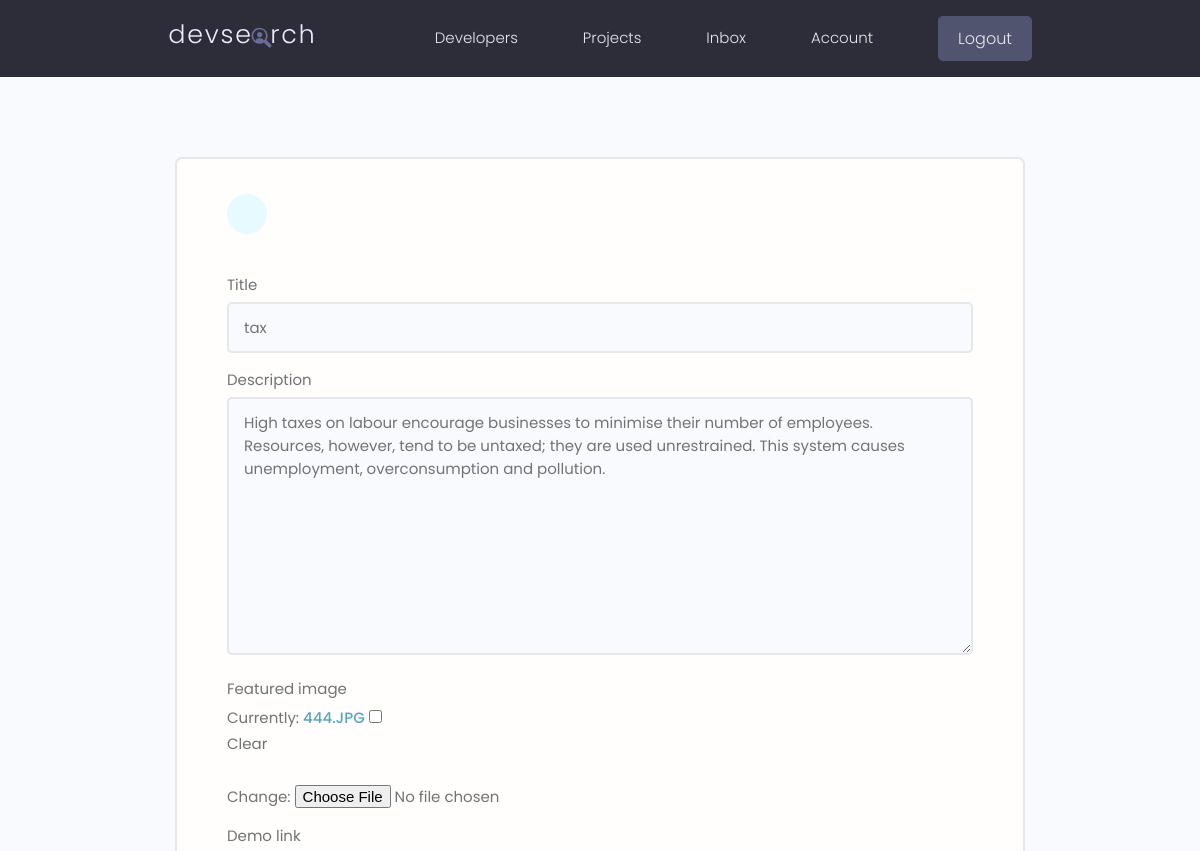
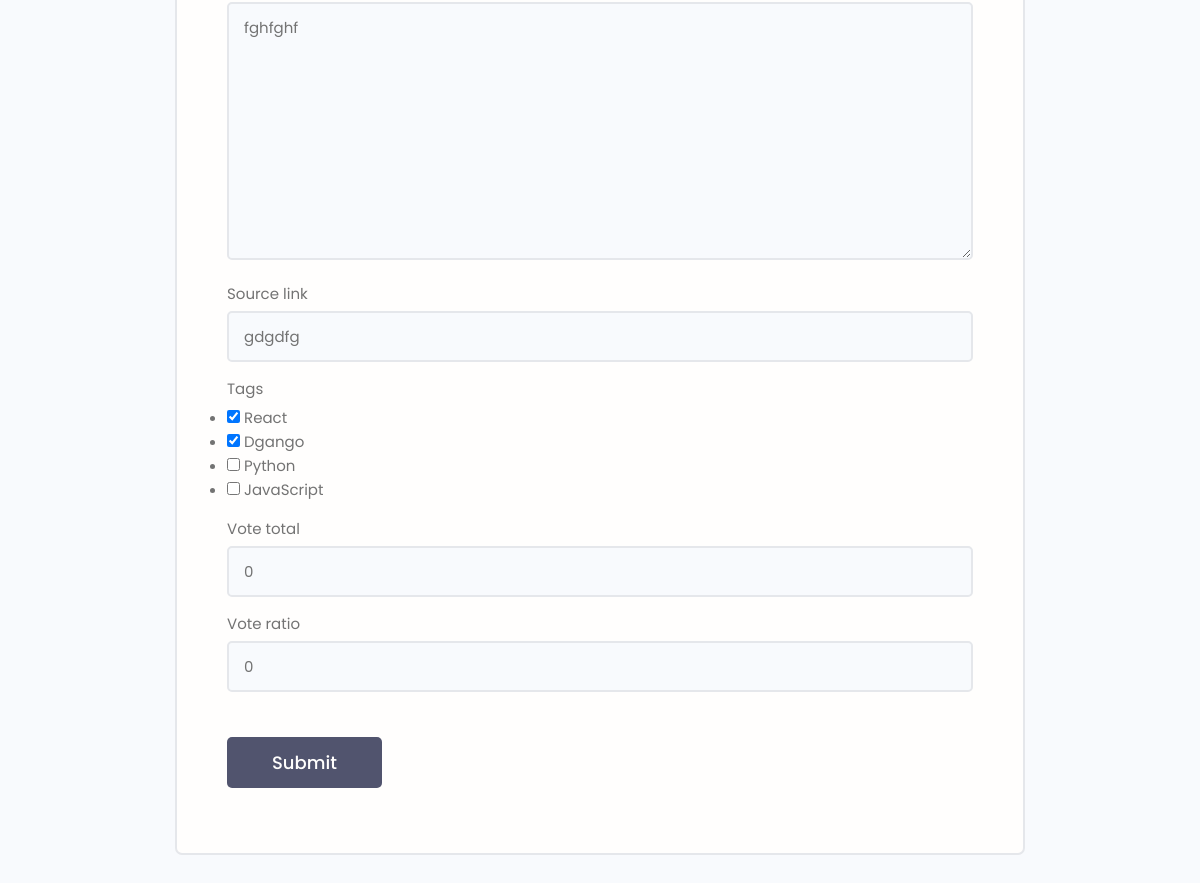
Page /project/update-project/840b2105-8281-4675-8df5-1ac74750c4a7/ (signed in) on the earlier database version (2 pictures, top to bottom).
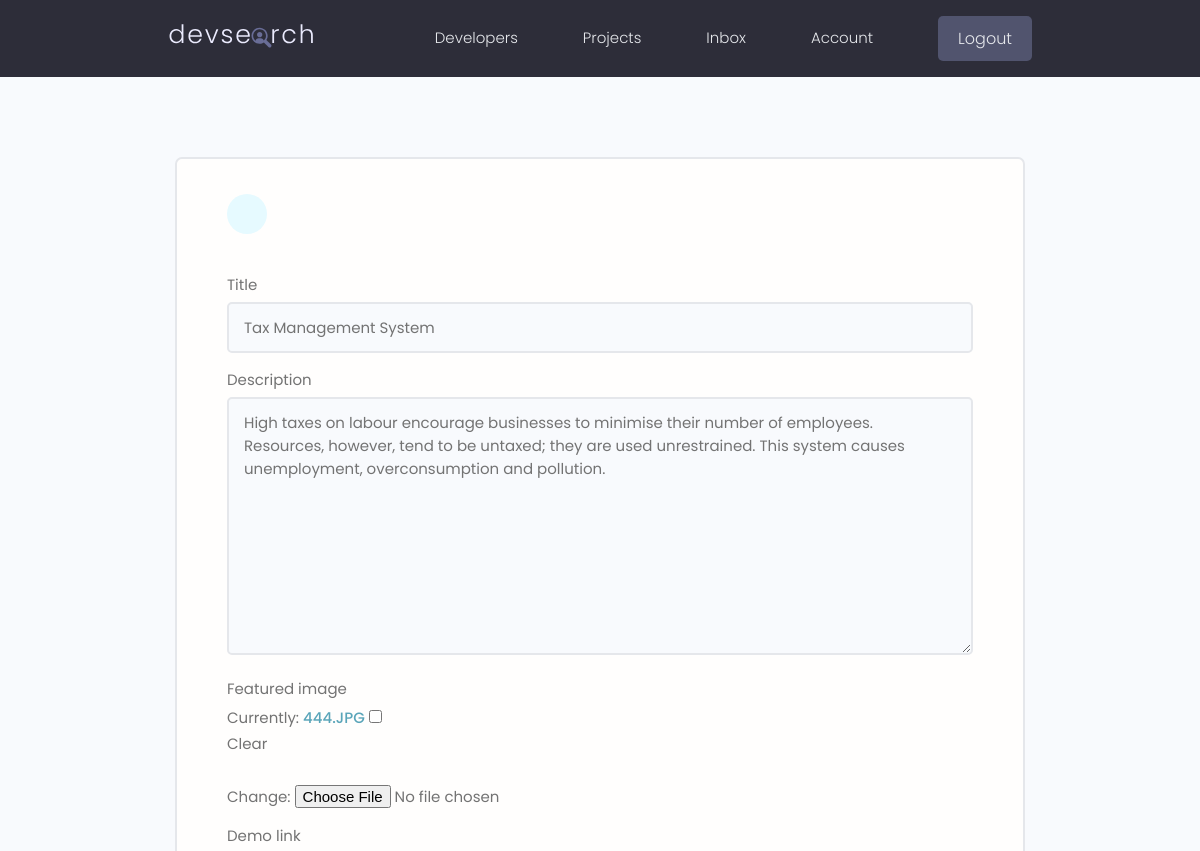
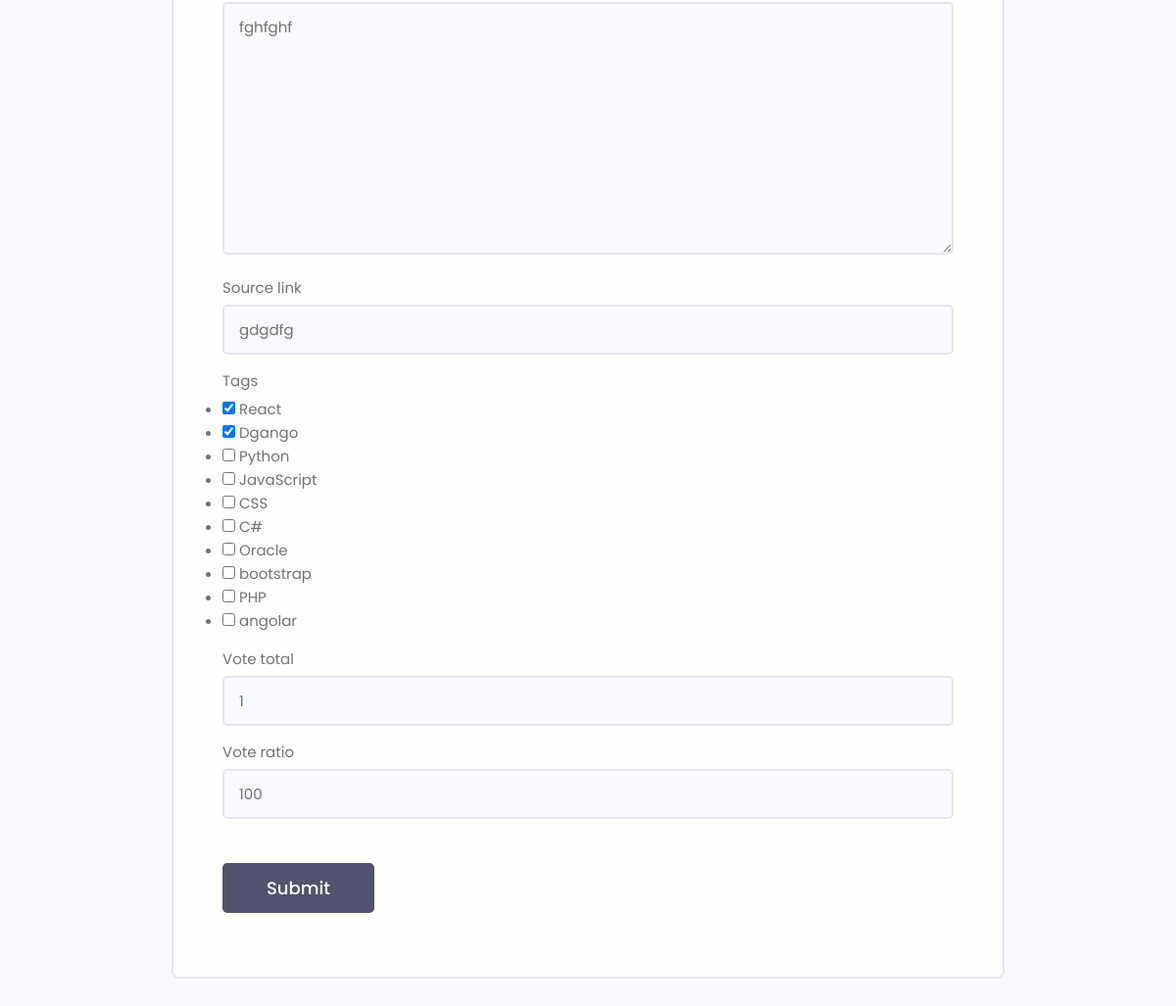
Same page on the later database version (2 pictures, top to bottom).
### project/models.py (models this page shows, shortened)
class Project(models.Model):
    owner= models.ForeignKey(Profiles,null=True,blank=True,on_delete=models.SET_NULL)
    title=models.CharField(max_length=200)
    description=models.TextField(null=True , blank=True)
    featured_image= models.ImageField(null=True,blank=True,default='default.jpg')
    demo_link=models.TextField(max_length=2000,null=True,
                                 blank=True)
    source_link=models.CharField(max_length=2000,null=True,
                                blank=True)
    tags=models.ManyToManyField('Tag',blank=True)
    vote_total=models.IntegerField(default=0,null=True,blank=True)
    vote_ratio=models.IntegerField(default=0,null=True,blank=True)
    created= models.DateTimeField(auto_now_add=True)
    id=models.UUIDField(default=uuid.uuid4,unique=True,
                        primary_key=True,editable=False)
    class Meta:
        ordering=['-vote_ratio','-vote_total','title']

### project/views.py (the view)
# urls.py: path('update-project/<str:pk>/',views.updateProject,name='update-project'),
@login_required(login_url="login")
def updateProject(request,pk):
    profile=request.user.profiles
    project=profile.project_set.get(id=pk)
    form=ProjectForm(instance= project)
    if request.method== 'POST':
        form=ProjectForm(request.POST ,request.FILES ,instance=project)
        if form.is_valid:
            form.save()
            return redirect('account')
    context={'form':form}
    return render(request,'projects/project_form.html',context)

### project/forms.py
class ProjectForm(ModelForm):
    class Meta:
        model = Project
        fields = ['title', 'description', 'featured_image',
                  'demo_link', 'source_link', 'tags', 'vote_total', 'vote_ratio']
        widgets = {
            'tags': forms.CheckboxSelectMultiple(),
        }
    def __init__(self, *args, **kwargs):
        super(ProjectForm, self).__init__(*args, **kwargs)
        for name, field in self.fields.items():
            field.widget.attrs.update({'class': 'input', })

### project/models.py (called while the page is built)
    def __str__(self):
        return self.name

### project/templates/projects/project_form.html (shortened to what this page needs)
{% extends 'main.html' %}
{% block content %}
 <main class="formPage my-xl">
   <div class="content-box">
       <div class="formWrapper">
           <a class="backButton" href="{% url 'account' %}"></a>
           <br>
           <form class="form" method="POST" enctype="multipart/form-data">
             {% for field in form %}
                <div class="form__field">
                    <label for="formInput#text">{{field.label}}</label>
                    {{field}}
                </div>
             {% endfor %}
               <input class="btn btn--sub btn--lg  my-md" type="submit" value="Submit" />
           </form>
       </div>
   </div>
</main>
{% endblock %}

Differences in the rows shown:
changed Project "fghfghf": title "tax" → "Tax Management System"; vote_total "0" → "1"; vote_ratio "0" → "100"
Other differences:
form field tags: "☑ ☑ ☐ ☐" → "☑ ☑ ☐ ☐ ☐ ☐ ☐ ☐ ☐ ☐"
text no longer shown: "React Dgango Python JavaScript"
text now shown: "React Dgango Python JavaScript CSS C# Oracle bootstrap PHP angolar"
